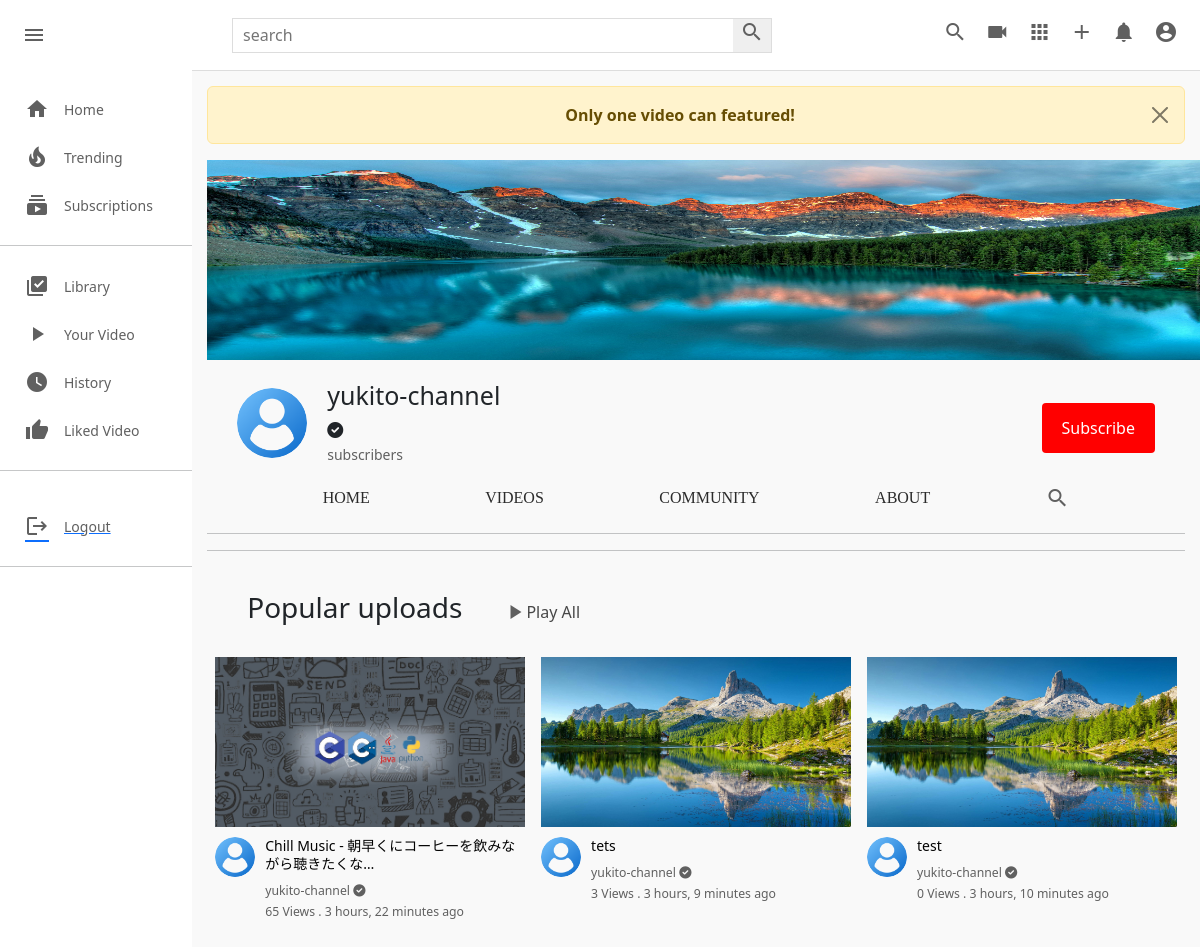
The app's page /c/1/ (signed in) with its own data.
### channel/models.py (models this page shows, shortened)
class Channel(models.Model):
    channel_art=models.ImageField(upload_to=user_derectory_path,default='images/channel-art.jpg')
    image=models.ImageField(upload_to=user_derectory_path,default='images/user-image.png')
    full_name=models.CharField(max_length=100)
    channel_name=models.CharField(max_length=100)
    description=models.TextField(null=True,blank=True)
    keyword=TaggableManager(blank=True)
    date=models.DateTimeField(auto_now_add=True)
    status=models.CharField(choices=STATUS,max_length=100,default='Active')
    user=models.OneToOneField(User,on_delete=models.SET_NULL,null=True,related_name="channel")
    subscribers=models.ManyToManyField(User,related_name="user_subs",blank=True)
    verified=models.BooleanField(default=False)
    total_view=models.PositiveIntegerField(default=0)
    business_email=models.EmailField(null=True,blank=True)
    make_business_email_public=models.BooleanField(default=False)
    business_location=models.CharField(null=True,blank=True,max_length=100)
    make_business_location_public=models.BooleanField(default=False)
    website=models.URLField(default='https://www.udemy.com/home')
    instagram=models.URLField(default='https://www.udemy.com/home')
    facebook=models.URLField(default='https://www.udemy.com/home')
    twitter=models.URLField(default='https://www.udemy.com/home')

### core/models.py (models this page shows, shortened)
class Video(models.Model):
    video=models.FileField(upload_to=user_derectory_path)
    image=models.ImageField(upload_to=user_derectory_path,null=True,blank=True)
    title=models.CharField(max_length=100)
    description=models.TextField(max_length=2000,null=True,blank=True)
    tags=TaggableManager(blank=True)
    date=models.DateTimeField(auto_now_add=True)
    visibility=models.CharField(choices=VISIBILITY,max_length=100,default='public')
    user=models.ForeignKey(User,on_delete=models.SET_NULL,null=True)
    views=models.PositiveIntegerField(default=0)
    likes=models.ManyToManyField(User,blank=True,related_name='likes')
    featured=models.BooleanField(default=False)

### channel/views.py (the view)
# urls.py: path("<channel_name>/",views.channel_profile,name='channel-profile'),
@login_required
def channel_profile(request,channel_name):
    channel = get_object_or_404(Channel,id=channel_name)
    videos=Video.objects.filter(user=channel.user,visibility='public').order_by('-views')
    try:
        video_featured=Video.objects.get(featured=True,user=channel.user.id)
    except:
        video_featured = None
        messages.warning(request,f'Only one video can featured!')
    context={
        'channel': channel,
        'videos': videos,
        'video_featured': video_featured,
    }
    return render(request,'channel/channel.html',context)

### templates/channel/channel.html (shortened to what this page needs)
{% extends 'base.html' %}
{% load static %}
{% block style %}
<link rel="stylesheet" href="{% static 'css/style.css' %}" type="text/css">
<link rel="stylesheet" href="{% static 'css/channel.css' %}" type="text/css">
{% endblock style %}
{% block content %}
    <div class="mainBody">
       {% include 'partials/sidebar.html' %}
       <div class="videos">
           {% include 'channel/partials/channel-header.html' %}
           <hr>
           <br>
           <div class="popular-video flex">
               <h3>Popular uploads</h3>
               <div class="flex play-all">
                   <i class="material-icons">play_arrow</i>
                   <a href="">Play All</a>
               </div>
           </div>
           <br>
           <div class="video-container">
               {% for v in videos %}
               <div class="video">
                   <div class="video-thumbnail">
                       {% if v.image %}
                       <a href=""><img src="{{v.image.url}}" alt=""></a>
                       {% else %}
                       <a href=""><img src="https://encrypted-tbn0.gstatic.com/images?q=tbn:ANd9GcQrf0lpB42PwkxZCIvkgPjzFbA4SMYVhjyVLDdrC5_OLJEAI4GCqBfknjVqIeqQXvHuX9A&usqp=CAU" alt=""></a>
                       {% endif %}
                   </div>
                   <div class="video-details">
                       <div class="author">
                           {% if v.user.channel.image %}
                           <a href=""><img src="{{ v.user.channel.image.url }}" alt=""></a>
                           {% else %}
                           <a href=""><img src="https://cdn-icons-png.flaticon.com/512/1053/1053244.png?w=360" alt=""></a>
                           {% endif %}
                       </div>
                       <div class="title">
                           <a href="{% url 'video-detail' v.id %}"><h3>{{v.title|truncatechars:34}}</h3></a>
                           <a href="{% url 'channel-profile' v.user.channel.id %}"><small>{{v.user.channel.channel_name}} {% if v.user.channel.verified == True %} <i class="fas fa-check-circle"></i> {% endif %} </small></a>
                           <span><small>{{ v.views }} View{{ v.views|pluralize }} . {{ v.date|timesince }} ago</small></span>
                       </div>
                   </div>
               </div>
               {% endfor %}
           </div>
       </div>
    </div>
{% endblock %}

### templates/channel/partials/channel-header.html (shortened to what this page needs)
{% include 'partials/alert.html' %}
<div class="channel-art">
    {% if channel.channel_art.url %}
    <img  src="{{ channel.channel_art.url }}" alt="">
    {% else %}
    <img src="https://wallpaper.dog/large/10702685.jpg" alt="">
    {% endif %}
</div>
<div class="channel-header flex">
    <div class="channel-img-title flex">
        {% if channel.image %}
        <img class="img" src="{{channel.image.url}}" alt="">
        {% else %}
        <img class="img" src="https://thumbs.dreamstime.com/b/default-avatar-profile-vector-user-profile-default-avatar-profile-vector-user-profile-profile-179376714.jpg" alt="">
        {% endif %}
        <div class="channel-image-texts">
            <h4 class="flex">{{channel.channel_name}}</h4>
            {% if channel.verified == True %} <i class="fas fa-check-circle"></i> {% endif %} <br>
            <span> subscribers</span>
        </div>
    </div>
    <div class="channel-header-btns">
        {% if request.user != channel.user %}
        <div><button id="sub_btn" onclick="addsub()" class="channel-subscribe sub_button_channel">Subscribe</button></div>
        {% endif %}
    </div>
</div>
<div class="channel-header-links flex">
    <a href="{% url 'channel-profile' channel.id %}" class="display-this">Home</a>
    <a href="{% url 'channel-videos' channel.id %}" class="display-this">Videos</a>
    <a href="{% url 'channel-community' channel.id %}" class="dont-display-thdis">Community</a>
    <a href="{% url 'channel-about' channel.id %}" class="displhray-this">About</a>
    <a href="" class="dont-display-this"><i class="material-icons">search</i></a>
</div>
<hr>

### static/css/style.css (style rules this page uses)
* { margin: 0; padding: 0; box-sizing: border-box; }
body { font-family: 'Roboto','sans-serif'; }
.material-icons { color: rgb(96, 96, 96); }
.mainBody { height: calc(100vh - 70px); display: flex; overflow: hidden; }
hr { height: 1px; background-color: #e5e5e5; border: none; }
.videos { background-color: #f9f9f9; width: 100%; height: 100%; padding: 15px 15px; border-top: 1px solid #ddd; overflow-y: scroll; }
.video-container { display: flex; flex-direction: row; justify-content: space-around; flex-wrap: wrap; }
.video { width: 310px; margin-bottom: 30px; }
.video-thumbnail { width: 100%; height: 170px; }
.video-thumbnail img { object-fit: cover; height: 100%; width: 100%; }
.author img { object-fit: cover; border-radius: 50%; height: 40px; width: 40px; margin-right: 10px; }
.video-details { display: flex; margin-top: 10px; }
.title { display: flex; flex-direction: column; }
.title h3 { color: rgb(3, 3, 3); line-height: 18px; font-size: 14px; margin-bottom: 6px; }
.title a, span { text-decoration: none; color: rgb(96, 96, 96); font-size: 14px; }

### static/css/channel.css (style rules this page uses)
.channel-art img { width: 1100px; height: 200px; }
.channel-art { width: 1100px; height: 200px; }
.flex { display: flex; }
.channel-header { margin: 20px 30px; align-items: center; justify-content: space-between; }
.channel-img-title { align-items: center; }
.channel-img-title .img { width: 70px; height: 70px; object-fit: cover; border-radius: 50px; }
.channel-img-title .channel-image-texts { margin-left: 20px; }
.channel-image-texts h4 { font-size: 25px; font-weight: 500; }
.channel-header-btns { display: flex; }
.channel-header-btns .channel-subscribe { background-color: rgb(255, 0, 0); color: white; border-radius:4px; }
.channel-header-links { justify-content: space-evenly; }
.channel-header-links a { text-decoration: none; text-transform: uppercase; font-family: poppins; color: rgb(43, 43, 43); font-weight: 500; }
.popular-video { align-items: center; }
.popular-video h3 { margin-left: 40px; }
.popular-video .play-all { margin-left: 40px; align-items: center; }
.play-all a { text-decoration: none; color: rgb(71, 71, 71); }
.sub_button_channel { background-color: red; color: white; border: none; margin-top: 10px; padding: 13px 20px; }

### records on screen
Channel: channel_art (picture), image (picture), channel_name "yukito-channel"
Video: image (picture), user.channel.image (picture), title "Chill Music - 朝早くにコーヒーを飲みながら聴きたくな…", user.channel.channel_name "yukito-channel", views "65", date "3 hours, 22 minutes"
Video: image (picture), user.channel.image (picture), title "tets", user.channel.channel_name "yukito-channel", views "3", date "3 hours, 9 minutes"
Video: image (picture), user.channel.image (picture), title "test", user.channel.channel_name "yukito-channel", views "0", date "3 hours, 10 minutes"

### other values on screen
{{ message }} "Only one video can featured!"
